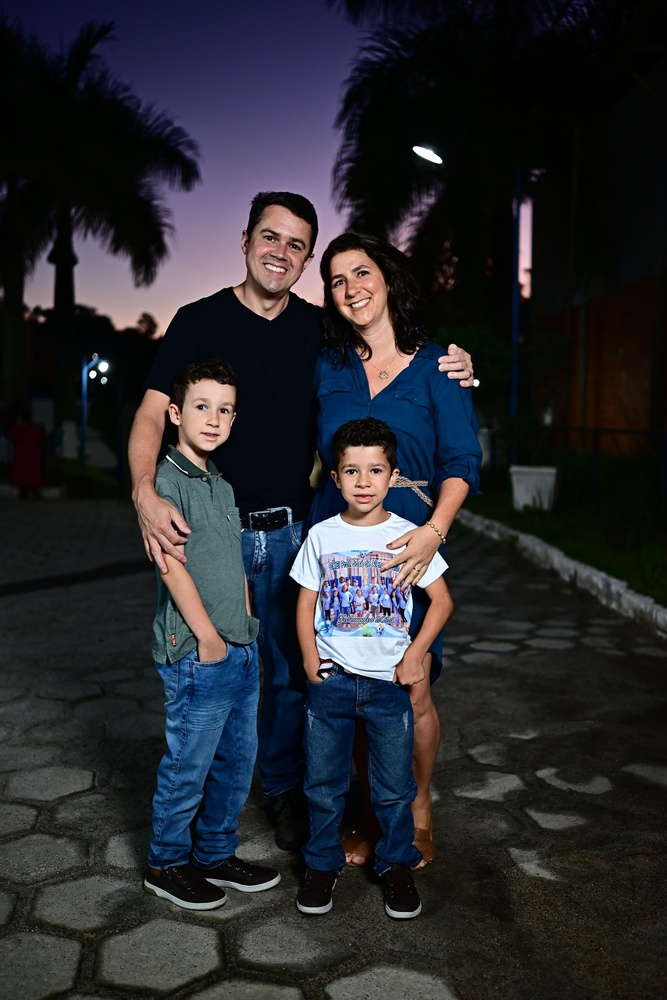
#> input picture minha_foto.jpg, 667 x 1000 px, shrunk from 2563 x 3840 before the run; its folder holds only this picture in this run
$ python -i foto_para_desenho.py   (imports and definitions only)
#> lines starting #> are read from the running program, lines starting #| are printed output that depends on the picture; after the words box and inside, x2 and y2 are one past the last pixel; in counts of white or black regions, pixels touching at a corner belong together
#> further down, picture is the input picture: shape (1000, 667, 3); mean B, G, R 45, 40.8, 40.3
import cv2
import numpy as np


# [7 lines left out: function _odd, not called in this run]


# =========================
# Básicos
# =========================

def fx_grayscale(img_bgr: np.ndarray) -> np.ndarray:
    gray = cv2.cvtColor(img_bgr, cv2.COLOR_BGR2GRAY)
    return cv2.cvtColor(gray, cv2.COLOR_GRAY2BGR)


def fx_blur(img_bgr: np.ndarray, ksize: int = 9) -> np.ndarray:
    k = _odd(ksize, min_v=1)
    return cv2.GaussianBlur(img_bgr, (k, k), 0)


# [392 lines left out: functions fx_edges, fx_pencil_sketch, fx_colorir_linhas_pro, fx_xdog_lineart, fx_ink, fx_pencil_color and 10 more, not called in this run]


def _remove_small_components_u8(bin_u8: np.ndarray, min_area: int = 120) -> np.ndarray:
    num, labels, stats, _ = cv2.connectedComponentsWithStats((bin_u8 > 0).astype(np.uint8), connectivity=8)
    out = np.zeros_like(bin_u8)
    for i in range(1, num):
        if stats[i, cv2.CC_STAT_AREA] >= int(min_area):
            out[labels == i] = 255
    return out


# [16 lines left out: function _grabcut_fg_mask_fast, not called in this run]


def fx_colorir_linhas_pro_v2(
    img_bgr: np.ndarray,
    # Detecção de linhas
    edges_low: int = 35,
    edges_high: int = 120,

    # Limpeza / conexão
    min_area: int = 140,
    close_size: int = 3,

    # Espessura final (livro de colorir costuma ser 1–2)
    thickness: int = 2,

    # Anti-ruído (remove textura, melhora rosto)
    bilateral_d: int = 9,
    bilateral_sigma_color: int = 60,
    bilateral_sigma_space: int = 60,

    # Reduz detalhes (pele/rosto) sem IA
    skin_suppress: bool = True,
    skin_strength: float = 0.55,   # 0..1 (quanto reduz as linhas dentro de pele)

    # Fundo (opcional)
    use_grabcut: bool = False,
    grabcut_iters: int = 3,
    fg_margin: int = 18,

    # Afinar linhas (se disponível: opencv-contrib)
    thinning: bool = True,
):
    """
    PRO V2 (Livro de Colorir):
    - Bilateral (preserva bordas, remove textura)
    - Canny + fechamento + remove componentes pequenos
    - (Opcional) reduz linhas em áreas prováveis de pele (HSV)
    - (Opcional) remove fundo via GrabCut
    - (Opcional) thinning para linhas finas (cv2.ximgproc)
    Retorna BGR com fundo branco e linhas pretas.
    """
#> called with edges_low = 35, edges_high = 120, min_area = 140, close_size = 3, thickness = 2, bilateral_d = 9, bilateral_sigma_color = 60, bilateral_sigma_space = 60

    h, w = img_bgr.shape[:2]
#> h = 1000; w = 667

    # 1) Máscara de foreground (opcional, para reduzir fundo)
    if use_grabcut:
        fg = _grabcut_fg_mask_fast(img_bgr, margin=fg_margin, iters=grabcut_iters)
        fg_ratio = float(np.count_nonzero(fg)) / float(h * w)
        if fg_ratio < 0.06:
            fg = np.full((h, w), 255, dtype=np.uint8)
        fg_dil = cv2.dilate(fg, cv2.getStructuringElement(cv2.MORPH_ELLIPSE, (11, 11)), iterations=1)
    else:
        fg_dil = None

    # 2) Anti-ruído sem destruir bordas
    gray = cv2.cvtColor(img_bgr, cv2.COLOR_BGR2GRAY)
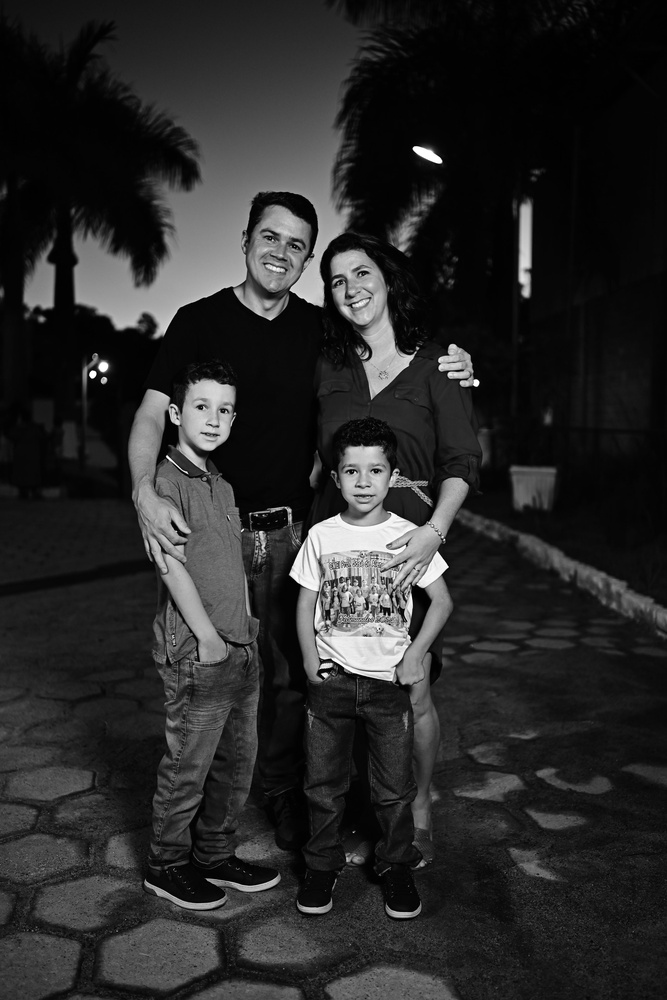
#> gray: shape (1000, 667); min 0, max 255, mean 41.1
    gray = cv2.bilateralFilter(
        gray,
        d=int(np.clip(bilateral_d, 3, 15)),
        sigmaColor=float(np.clip(bilateral_sigma_color, 10, 150)),
        sigmaSpace=float(np.clip(bilateral_sigma_space, 10, 150)),
    )
    gray = cv2.GaussianBlur(gray, (3, 3), 0)

    # 3) Bordas
    low = int(np.clip(edges_low, 0, 255))
    high = int(np.clip(edges_high, 0, 255))
    if high <= low:
        high = min(255, low + 40)

    edges = cv2.Canny(gray, low, high)
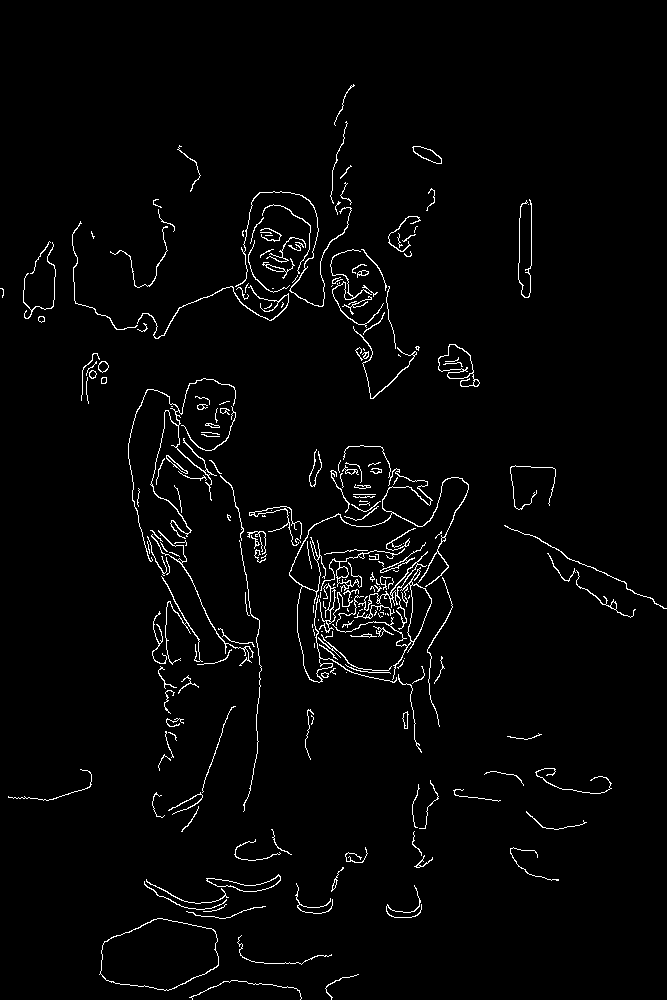
#> edges: shape (1000, 667); 2.4% white in thin lines or dots

    # 4) Se for usar FG, corta as bordas ao redor do sujeito
    if fg_dil is not None:
        edges = cv2.bitwise_and(edges, fg_dil)

    # 5) Redução simples de detalhes no rosto/pele (HSV)
    if skin_suppress:
        hsv = cv2.cvtColor(img_bgr, cv2.COLOR_BGR2HSV)
#> hsv: shape (1000, 667, 3); mean H, S, V 66.6, 128.5, 52.7

        # Faixas de pele (heurística). Funciona razoavelmente em fotos comuns.
        # Ajustáveis depois se você quiser.
        lower1 = np.array([0, 30, 40], dtype=np.uint8)
        upper1 = np.array([25, 180, 255], dtype=np.uint8)
        lower2 = np.array([160, 30, 40], dtype=np.uint8)
        upper2 = np.array([180, 180, 255], dtype=np.uint8)

        skin = cv2.inRange(hsv, lower1, upper1) | cv2.inRange(hsv, lower2, upper2)
#> skin: shape (1000, 667); 8.4% white; 1291 white regions (1218 under 20 px), largest, box (x1, y1, x2, y2) and area: (128, 376, 237, 662) 12295, (74, 204, 328, 340) 11077, (393, 576, 460, 870) 5912
        skin = cv2.medianBlur(skin, 5)
#> skin: shape (1000, 667); 7.8% white; 130 white regions (72 under 20 px), largest, box (x1, y1, x2, y2) and area: (128, 377, 236, 662) 12415, (74, 204, 326, 340) 11395, (330, 248, 416, 397) 6012
        skin = cv2.morphologyEx(
            skin, cv2.MORPH_OPEN,
            cv2.getStructuringElement(cv2.MORPH_ELLIPSE, (5, 5)),
            iterations=1
        )
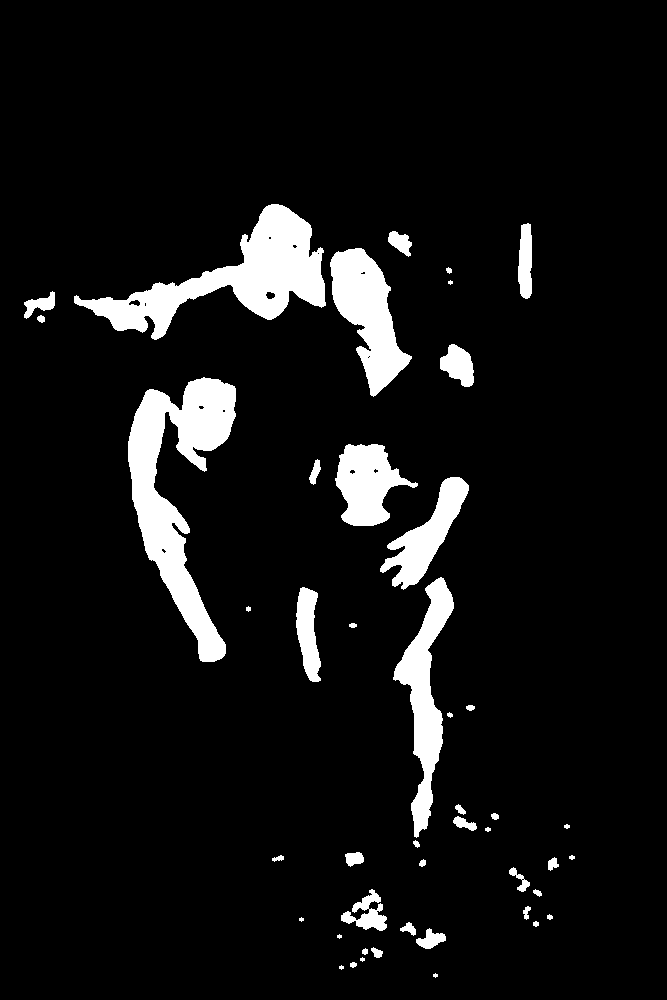
#> skin: shape (1000, 667); 7.5% white; 46 white regions (6 under 20 px), largest, box (x1, y1, x2, y2) and area: (128, 377, 236, 662) 12403, (74, 204, 326, 340) 11326, (330, 248, 412, 397) 5967

        # Aumenta os limiares apenas nessas áreas, removendo traços fracos.
        # Atenuar valores binários não funciona: a limpeza os normaliza para 255.
        k = float(np.clip(skin_strength, 0.0, 1.0))
        if k > 0:
            stronger_edges = cv2.Canny(gray, low * (1 + 2 * k), high * (1 + 2 * k))
#> stronger_edges: shape (1000, 667); 1.5% white in thin lines or dots, all inside (x1, y1, x2, y2) = (23, 146, 532, 918)
            skin_mask = skin > 0
            edges[skin_mask] = cv2.bitwise_and(edges, stronger_edges)[skin_mask]
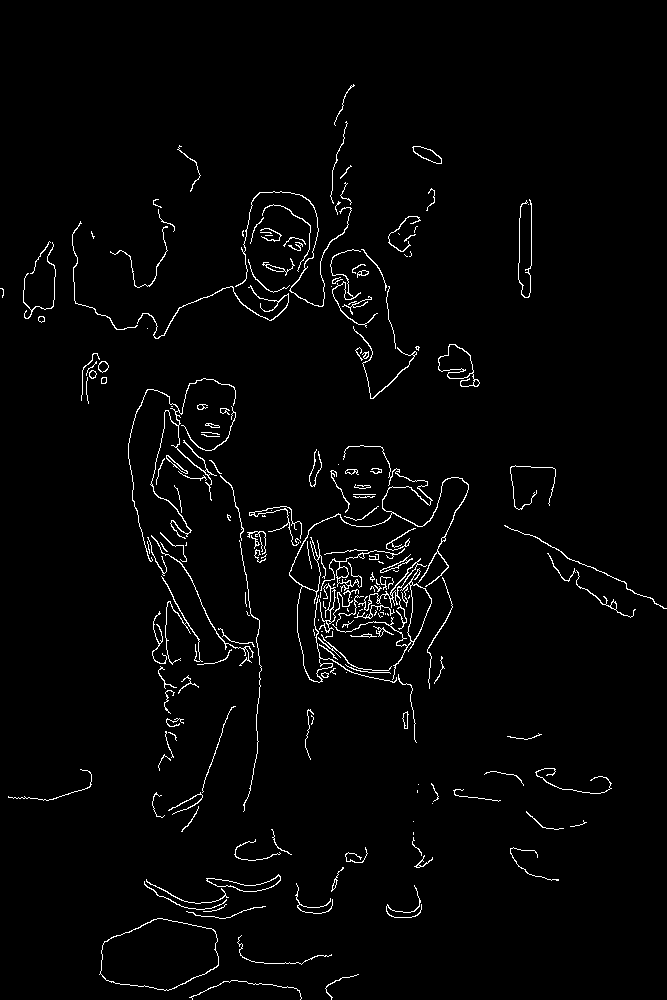
#> edges: shape (1000, 667); 2.3% white in thin lines or dots

    # 6) Conectar falhas e remover sujeira
    cs = int(np.clip(close_size, 1, 9))
    edges = cv2.morphologyEx(
        edges, cv2.MORPH_CLOSE,
        cv2.getStructuringElement(cv2.MORPH_ELLIPSE, (cs, cs)),
        iterations=1
    )
#> edges: shape (1000, 667); 2.6% white in thin lines or dots
    edges = _remove_small_components_u8(edges, min_area=int(max(0, min_area)))
#> in _remove_small_components_u8, `num, labels, stats, _ = cv2.connectedComponentsWithStats((bin_u8 > 0)...`:
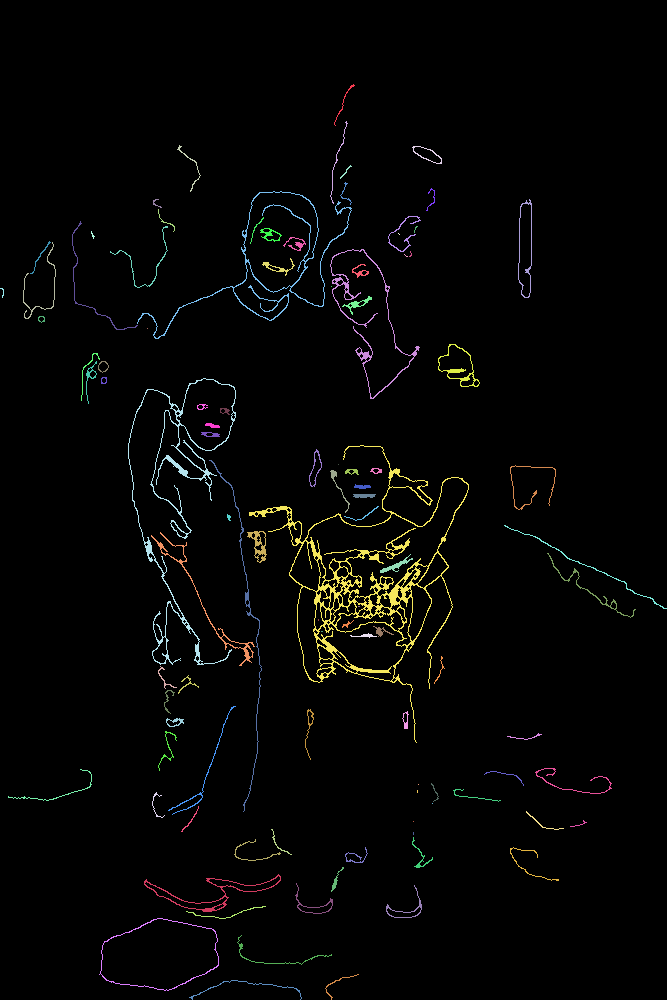
#> labels: shape (1000, 667) int32; 104 distinct labels, from 0 to 103; one colour per label, 0 black
#> in _remove_small_components_u8, `num, labels, stats, _ = cv2.connectedComponentsWithStats((bin_u8 > 0)...`: num = 104; stats = 104 rows, first 6: [0, 0, 667, 1000, 649691], [334, 84, 21, 42, 57], [330, 121, 18, 83, 92], [177, 145, 24, 47, 76], [412, 146, 30, 18, 87], [340, 165, 12, 14, 25]
#> after the loop in _remove_small_components_u8, `for i in range(1, num):`:
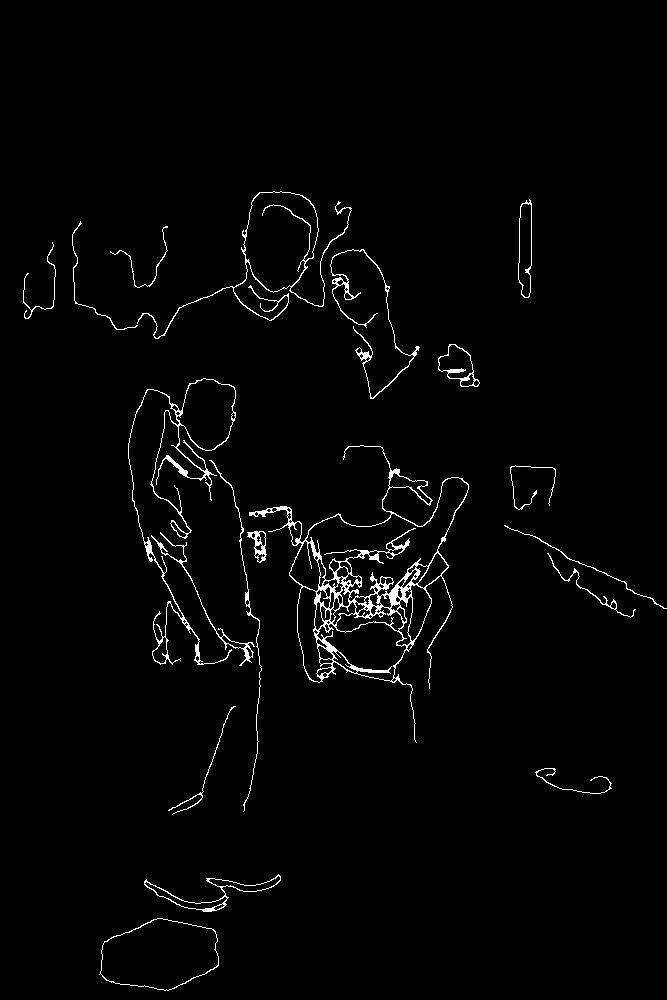
#> out: shape (1000, 667); 1.9% white in thin lines or dots, all inside (x1, y1, x2, y2) = (23, 191, 667, 991)

    # 7) Afinar linhas (se disponível)
    if thinning and hasattr(cv2, "ximgproc") and hasattr(cv2.ximgproc, "thinning"):
        edges = cv2.ximgproc.thinning(edges)

    # 8) Espessura final (após thinning)
    t = int(np.clip(thickness, 1, 8))
    if t > 1:
        edges = cv2.dilate(edges, cv2.getStructuringElement(cv2.MORPH_ELLIPSE, (t, t)), iterations=1)
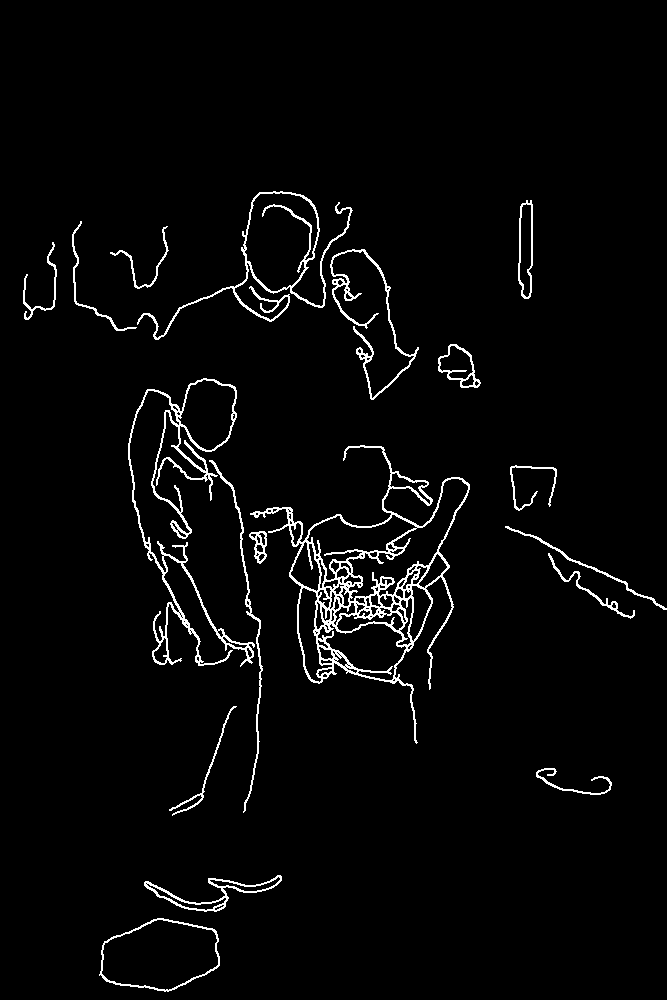
#> edges: shape (1000, 667); 3.1% white in thin lines or dots, all inside (x1, y1, x2, y2) = (23, 191, 667, 992)

    # 9) Fundo branco e linhas pretas
    out = 255 - edges
    return cv2.cvtColor(out, cv2.COLOR_GRAY2BGR)

>>> import cv2
>>> picture = cv2.imread('minha_foto.jpg')
>>> result = fx_colorir_linhas_pro_v2(picture)
